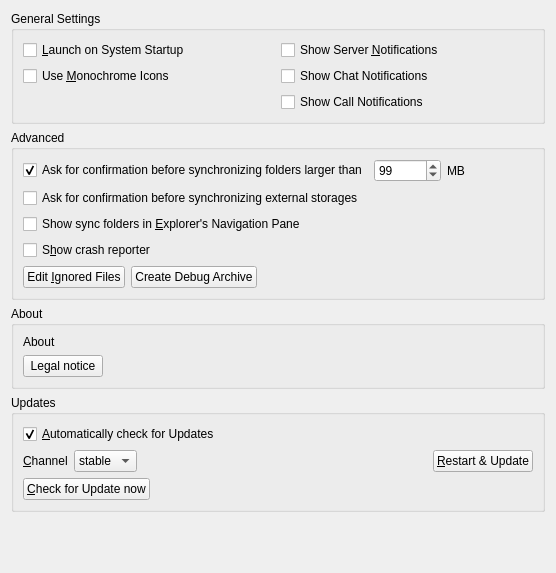
<?xml version="1.0" encoding="UTF-8"?>
<ui version="4.0">
 <class>OCC::GeneralSettings</class>
 <widget class="QWidget" name="OCC::GeneralSettings">
  <property name="geometry">
   <rect>
    <x>0</x>
    <y>0</y>
    <width>556</width>
    <height>573</height>
   </rect>
  </property>
  <property name="windowTitle">
   <string notr="true">Form</string>
  </property>
  <layout class="QGridLayout" name="gridLayout_3">
   <item row="2" column="0">
    <widget class="QGroupBox" name="aboutGroupBox">
     <property name="title">
      <string>About</string>
     </property>
     <layout class="QVBoxLayout" name="verticalLayout_3">
      <item>
       <widget class="QLabel" name="aboutLabel">
        <property name="sizePolicy">
         <sizepolicy hsizetype="Preferred" vsizetype="Minimum">
          <horstretch>0</horstretch>
          <verstretch>0</verstretch>
         </sizepolicy>
        </property>
        <property name="text">
         <string>About</string>
        </property>
       </widget>
      </item>
      <item>
       <layout class="QHBoxLayout" name="horizontalLayout_6">
        <item>
         <widget class="QPushButton" name="legalNoticeButton">
          <property name="text">
           <string>Legal notice</string>
          </property>
         </widget>
        </item>
        <item>
         <spacer name="horizontalSpacer_2">
          <property name="orientation">
           <enum>Qt::Horizontal</enum>
          </property>
          <property name="sizeHint" stdset="0">
           <size>
            <width>40</width>
            <height>20</height>
           </size>
          </property>
         </spacer>
        </item>
       </layout>
      </item>
     </layout>
    </widget>
   </item>
   <item row="0" column="0">
    <widget class="QGroupBox" name="generalGroupBox">
     <property name="title">
      <string>General Settings</string>
     </property>
     <layout class="QGridLayout" name="gridLayout_2">
      <item row="0" column="0">
       <widget class="QCheckBox" name="autostartCheckBox">
        <property name="text">
         <string>&amp;Launch on System Startup</string>
        </property>
       </widget>
      </item>
      <item row="2" column="1">
       <widget class="QCheckBox" name="callNotificationsCheckBox">
        <property name="text">
         <string>Show Call Notifications</string>
        </property>
       </widget>
      </item>
      <item row="1" column="0">
       <widget class="QCheckBox" name="monoIconsCheckBox">
        <property name="toolTip">
         <string>For System Tray</string>
        </property>
        <property name="text">
         <string>Use &amp;Monochrome Icons</string>
        </property>
       </widget>
      </item>
      <item row="1" column="1">
       <widget class="QCheckBox" name="chatNotificationsCheckBox">
        <property name="text">
         <string>Show Chat Notifications</string>
        </property>
       </widget>
      </item>
      <item row="0" column="1">
       <widget class="QCheckBox" name="serverNotificationsCheckBox">
        <property name="text">
         <string>Show Server &amp;Notifications</string>
        </property>
       </widget>
      </item>
     </layout>
    </widget>
   </item>
   <item row="3" column="0">
    <widget class="QGroupBox" name="updatesGroupBox">
     <property name="title">
      <string>Updates</string>
     </property>
     <layout class="QVBoxLayout" name="verticalLayout_2">
      <item>
       <layout class="QHBoxLayout" name="horizontalLayout_11">
        <item>
         <widget class="QCheckBox" name="autoCheckForUpdatesCheckBox">
          <property name="text">
           <string>&amp;Automatically check for Updates</string>
          </property>
          <property name="checked">
           <bool>true</bool>
          </property>
         </widget>
        </item>
       </layout>
      </item>
      <item>
       <layout class="QHBoxLayout" name="horizontalLayout_2">
        <item>
         <widget class="QLabel" name="updateChannelLabel">
          <property name="sizePolicy">
           <sizepolicy hsizetype="Maximum" vsizetype="Preferred">
            <horstretch>0</horstretch>
            <verstretch>0</verstretch>
           </sizepolicy>
          </property>
          <property name="text">
           <string>&amp;Channel</string>
          </property>
          <property name="buddy">
           <cstring>updateChannel</cstring>
          </property>
         </widget>
        </item>
        <item>
         <widget class="QComboBox" name="updateChannel">
          <property name="sizePolicy">
           <sizepolicy hsizetype="Maximum" vsizetype="Fixed">
            <horstretch>0</horstretch>
            <verstretch>0</verstretch>
           </sizepolicy>
          </property>
          <item>
           <property name="text">
            <string>stable</string>
           </property>
          </item>
          <item>
           <property name="text">
            <string>beta</string>
           </property>
          </item>
         </widget>
        </item>
        <item>
         <widget class="QLabel" name="updateStateLabel">
          <property name="text">
           <string/>
          </property>
          <property name="wordWrap">
           <bool>true</bool>
          </property>
          <property name="openExternalLinks">
           <bool>true</bool>
          </property>
         </widget>
        </item>
        <item>
         <widget class="QPushButton" name="restartButton">
          <property name="sizePolicy">
           <sizepolicy hsizetype="Maximum" vsizetype="Fixed">
            <horstretch>0</horstretch>
            <verstretch>0</verstretch>
           </sizepolicy>
          </property>
          <property name="text">
           <string>&amp;Restart &amp;&amp; Update</string>
          </property>
         </widget>
        </item>
       </layout>
      </item>
      <item>
       <widget class="QPushButton" name="updateButton">
        <property name="sizePolicy">
         <sizepolicy hsizetype="Maximum" vsizetype="Fixed">
          <horstretch>0</horstretch>
          <verstretch>0</verstretch>
         </sizepolicy>
        </property>
        <property name="text">
         <string>&amp;Check for Update now</string>
        </property>
       </widget>
      </item>
     </layout>
    </widget>
   </item>
   <item row="4" column="0">
    <spacer name="verticalSpacer">
     <property name="orientation">
      <enum>Qt::Vertical</enum>
     </property>
     <property name="sizeHint" stdset="0">
      <size>
       <width>20</width>
       <height>0</height>
      </size>
     </property>
    </spacer>
   </item>
   <item row="1" column="0">
    <widget class="QGroupBox" name="groupBox">
     <property name="title">
      <string>Advanced</string>
     </property>
     <layout class="QVBoxLayout" name="verticalLayout">
      <item>
       <layout class="QHBoxLayout" name="horizontalLayout_3">
        <item>
         <widget class="QCheckBox" name="newFolderLimitCheckBox">
          <property name="text">
           <string>Ask for confirmation before synchronizing folders larger than</string>
          </property>
          <property name="checked">
           <bool>true</bool>
          </property>
         </widget>
        </item>
        <item>
         <widget class="QSpinBox" name="newFolderLimitSpinBox">
          <property name="maximum">
           <number>999999</number>
          </property>
          <property name="value">
           <number>99</number>
          </property>
         </widget>
        </item>
        <item>
         <widget class="QLabel" name="label">
          <property name="text">
           <string extracomment="Trailing part of &quot;Ask confirmation before syncing folder larger than&quot; ">MB</string>
          </property>
         </widget>
        </item>
        <item>
         <spacer name="horizontalSpacer_3">
          <property name="orientation">
           <enum>Qt::Horizontal</enum>
          </property>
          <property name="sizeHint" stdset="0">
           <size>
            <width>40</width>
            <height>20</height>
           </size>
          </property>
         </spacer>
        </item>
       </layout>
      </item>
      <item>
       <layout class="QHBoxLayout" name="horizontalLayout_8">
        <item>
         <widget class="QCheckBox" name="newExternalStorage">
          <property name="text">
           <string>Ask for confirmation before synchronizing external storages</string>
          </property>
         </widget>
        </item>
       </layout>
      </item>
      <item>
       <layout class="QHBoxLayout" name="horizontalLayout_10">
        <item>
         <widget class="QCheckBox" name="showInExplorerNavigationPaneCheckBox">
          <property name="text">
           <string>Show sync folders in &amp;Explorer's Navigation Pane</string>
          </property>
         </widget>
        </item>
       </layout>
      </item>
      <item>
       <layout class="QHBoxLayout" name="horizontalLayout_9">
        <item>
         <widget class="QCheckBox" name="crashreporterCheckBox">
          <property name="sizePolicy">
           <sizepolicy hsizetype="MinimumExpanding" vsizetype="Fixed">
            <horstretch>0</horstretch>
            <verstretch>0</verstretch>
           </sizepolicy>
          </property>
          <property name="text">
           <string>S&amp;how crash reporter</string>
          </property>
         </widget>
        </item>
       </layout>
      </item>
      <item>
       <layout class="QHBoxLayout" name="horizontalLayout_4">
        <item>
         <widget class="QPushButton" name="ignoredFilesButton">
          <property name="text">
           <string>Edit &amp;Ignored Files</string>
          </property>
         </widget>
        </item>
        <item>
         <widget class="QPushButton" name="debugArchiveButton">
          <property name="text">
           <string>Create Debug Archive</string>
          </property>
         </widget>
        </item>
        <item>
         <spacer name="horizontalSpacer_4">
          <property name="orientation">
           <enum>Qt::Horizontal</enum>
          </property>
          <property name="sizeHint" stdset="0">
           <size>
            <width>555</width>
            <height>20</height>
           </size>
          </property>
         </spacer>
        </item>
       </layout>
      </item>
     </layout>
    </widget>
   </item>
  </layout>
 </widget>
 <tabstops>
  <tabstop>autostartCheckBox</tabstop>
  <tabstop>serverNotificationsCheckBox</tabstop>
  <tabstop>ignoredFilesButton</tabstop>
  <tabstop>newFolderLimitCheckBox</tabstop>
  <tabstop>newFolderLimitSpinBox</tabstop>
  <tabstop>crashreporterCheckBox</tabstop>
  <tabstop>autoCheckForUpdatesCheckBox</tabstop>
  <tabstop>restartButton</tabstop>
 </tabstops>
 <resources/>
 <connections>
  <connection>
   <sender>newFolderLimitCheckBox</sender>
   <signal>toggled(bool)</signal>
   <receiver>newFolderLimitSpinBox</receiver>
   <slot>setEnabled(bool)</slot>
   <hints>
    <hint type="sourcelabel">
     <x>247</x>
     <y>188</y>
    </hint>
    <hint type="destinationlabel">
     <x>497</x>
     <y>190</y>
    </hint>
   </hints>
  </connection>
 </connections>
</ui>
